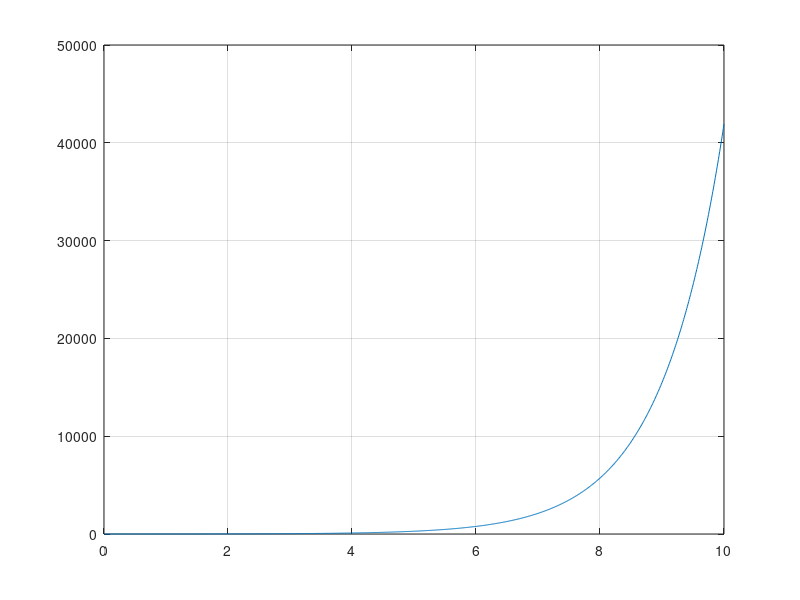

MATLAB code for this plot:
clear all

f = @(x, y) x + y;

h = 0.01;
x = 0:h:10;
y(1) = 1;

for i = 2:length(x)
    y(i) = y(i-1)+h*f(x(i-1), y(i-1));
end

plot(x, y)

grid on;

clear all

f = @(x, y) x + y;

h = 0.01;
x = 0:h:10;
y(1) = 1;

for i = 2:length(x)
    y(i) = y(i-1)+h*f(x(i-1), y(i-1));
end

plot(x, y)

grid on;